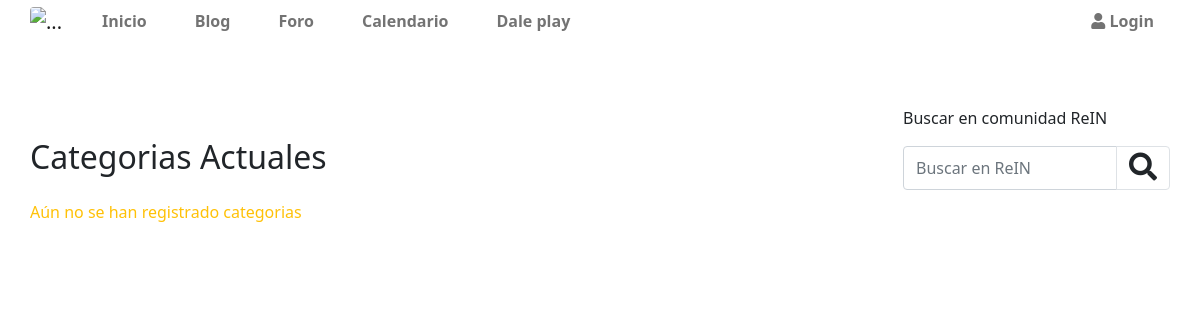
Page /appcategorias/listarcategorias/ on the earlier database version.
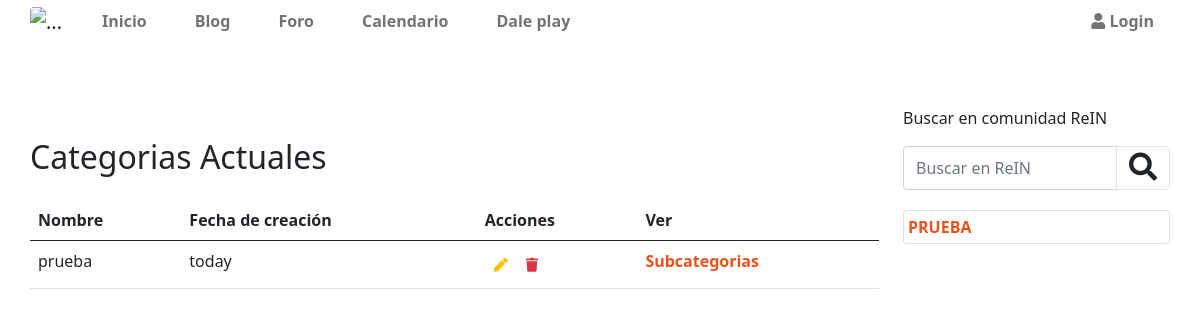
Same page on the later database version.
### appcategorias/models.py (models this page shows, shortened)
class categorias(models.Model):
    nombre=models.CharField(max_length=50)
    created=models.DateTimeField(auto_now_add=True)
    updated=models.DateTimeField(auto_now_add=True)
    class Meta:
        verbose_name='categoria'
        verbose_name_plural='categorias'
        ordering = ['-created']

### appcategorias/views.py (the view)
# urls.py: path('listarcategorias/',listarcategorias.as_view(),name='listarcategorias'),
class listarcategorias(ListView):
    template_name = 'appcategorias/listarcategorias.html'
    queryset = categorias.objects.all()
    def get_context_data(self,**kwargs):#permite pasar el contexto al template
        context = super().get_context_data(**kwargs)
        context['listarcategorias'] = context['categorias_list']
        context['contador'] = 0
        return context

### apprein/context_processors.py (called while the page is built)
def data_templates(request):
    cat = categorias.objects.all()
    subcat = subcategorias.objects.all()
    blog = blogm.objects.all()
    notiblog = notificacionesblog.objects.all().count()
    notiforo = notificacionesforo.objects.all().count()
    notieventos = notificacioneseventos.objects.all().count()
    return{
        'categorias':cat,
        'subcat':subcat,
        'notificaciones':(notiblog+notiforo+notieventos)
    }

### appcategorias/templates/appcategorias/listarcategorias.html (shortened to what this page needs)
    {% extends 'apprein/plantilla.html' %}
    {% load humanize %}
    {% load static %}
    {% block content %}
      <div class="row mt-5">
          <div class="col-12">
              <h2 class="mb-4">Categorias Actuales</h2>
          </div>
          <div class="col-12">
            {% if listarcategorias %}
            <table class="table">
                <thead>
                  <tr>
                    <th scope="col">Nombre</th>
                    <th scope="col">Fecha de creación</th>
                    <th scope="col">Acciones</th>
                    <th scope="col">Ver</th>
                  </tr>
                </thead>
                <tbody>
                    {% for listadocat in listarcategorias %}
                        <tr>
                            <td>{{listadocat.nombre }}</td>
                            <td>{{listadocat.created | naturalday }}</td>
                            <td>
                                <span class="d-flex">
                                    <a onclick="abrirmodaleditarcategorias('{% url 'mostrarcategorias' listadocat.id %}')" class="btn btn-sm text-warning"><i class="fa fa-pen"></i></a>
                                    <a href="{% url 'eliminarcategorias' listadocat.id %}" class="btn btn-sm text-danger"><i class="fa fa-trash"></i></a>
                                </span>
                            </td>
                            <td><a class="text-decoration-none color-texto" href="{% url 'listarsubcategorias' listadocat.id %}">Subcategorias</a></td>
                        </tr>
                        {% endfor %}
                </tbody>
              </table>
              {% else %}
                    <div class="col-12 text-warning"><p>Aún no se han registrado categorias</p></div>
              {% endif %}
          </div>
      </div>
      {% endblock  %}

### apprein/templates/apprein/snipets/apprein/sidebar.html (shortened to what this page needs)
<div class="col-12 col-lg-3">
    <p class="mt-3">Buscar en comunidad ReIN</p>
    <form action="/apprein/buscador/" method="get" class="d-flex">
        <div class="input-group mb-3">
          <input type="text" name="buscar" class="form-control" value="{{valor}}"  placeholder="Buscar en ReIN" aria-label="Recipient's username" aria-describedby="button-addon2">
          <button class="btn btn-outline-light border" type="submit" id="button-addon2"><i class="fas fa-search fs-3 text-dark"></i></button>
        </div>
      </form>
    {% if categorias %}
        {% for cat in categorias  %}
        <ul class="list-group">
            <li class="list-group-item d-flex my-1 justify-content-between p-1 ">
                <div class="d-flex">
                    <a href="{% url 'resultadosporcategoria' cat.id %}" class=" text-uppercase enlace m-auto fw-bold">{{cat.nombre}}</a>
                </div>
            </li>
        </ul>
        {% endfor %}
    {% endif %}
    </div>
  </div>

Differences in the rows shown:
added categorias: nombre "prueba", created "today", nombre "PRUEBA"
Other differences:
text no longer shown: "Aún no se han registrado categorias"
text now shown: "Nombre Fecha de creación Acciones Ver"
